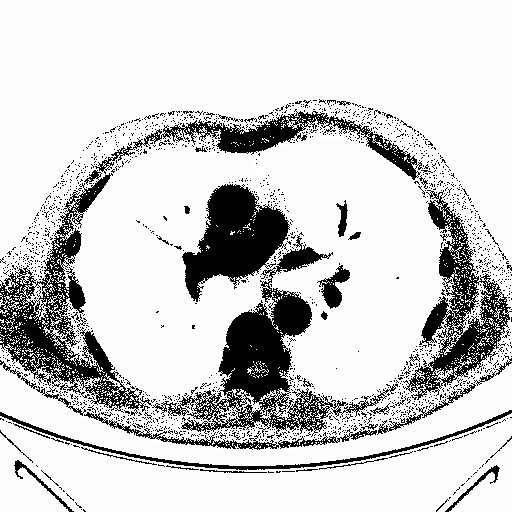
#> input picture Data_Analysis&ML/Find_Lung_CT/2d_images/ID_0000_Z_0142.tif, 512 x 512 px; its folder holds 4 pictures in this run
$ jupyter execute --allow-errors Find_Lung_CT_preprocess.ipynb
#> lines starting #> are read from the running program, lines starting #| are printed output that depends on the picture
[cell 1]
import matplotlib.pyplot as plt
import numpy as np
from sklearn.model_selection import train_test_split
from skimage.io import imread
from skimage.transform import pyramid_reduce, resize

import os, glob

[cell 2]
img_list = sorted(glob.glob('2d_images/*.tif'))
mask_list = sorted(glob.glob('2d_masks/*.tif'))

print(len(img_list), len(mask_list))

[cell 3]
IMG_SIZE = 256

x_data, y_data = np.empty((2, len(img_list), IMG_SIZE, IMG_SIZE, 1), dtype=np.float32)

for i, img_path in enumerate(img_list):
    img = imread(img_path)
#> img is the input picture: shape (512, 512) int16; min -932, max 1054, mean -466.2
    img = resize(img, output_shape=(IMG_SIZE, IMG_SIZE, 1), preserve_range=True)
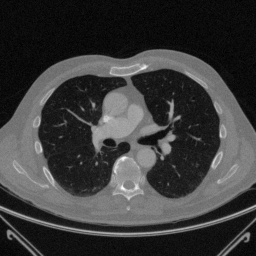
#> img: shape (256, 256, 1) float64; min -891.9, max 934.4, mean -466.2; drawn with min black and max white
    x_data[i] = img
#> pass 2 of the loop `for i, img_path in enumerate(img_list):`:
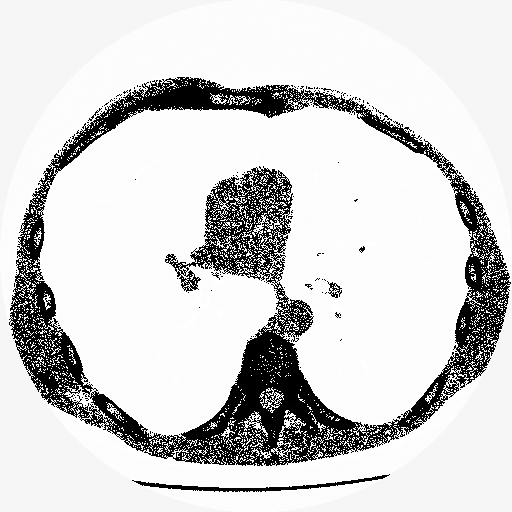
#> input picture Data_Analysis&ML/Find_Lung_CT/2d_images/ID_0001_Z_0146.tif, 512 x 512 px
#> img is the input picture: shape (512, 512) int16; min -2619, max 1047, mean -923.7
#> `img = resize(img, output_shape=(IMG_SIZE, IMG_SIZE, 1), preserve_range..`:
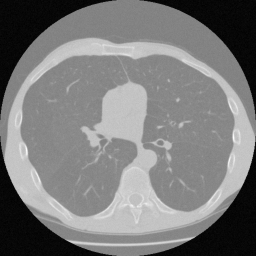
#> img: shape (256, 256, 1) float64; min -2564.7, max 835.9, mean -923.6; drawn with min black and max white
#> pass 3 of the loop `for i, img_path in enumerate(img_list):`:
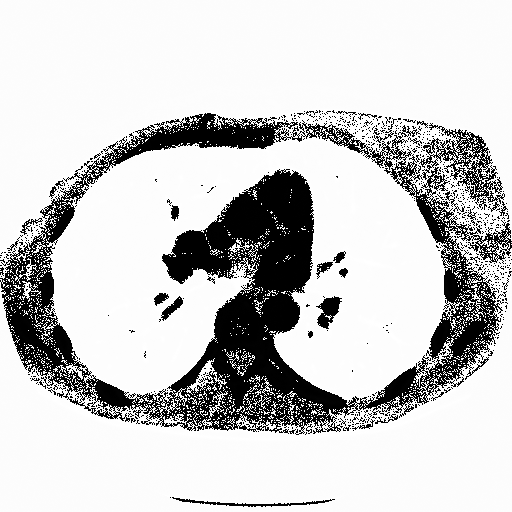
#> input picture Data_Analysis&ML/Find_Lung_CT/2d_images/ID_0002_Z_0162.tif, 512 x 512 px
#> img is the input picture: shape (512, 512) int16; min -932, max 1733, mean -495.7
#> `img = resize(img, output_shape=(IMG_SIZE, IMG_SIZE, 1), preserve_range..`:
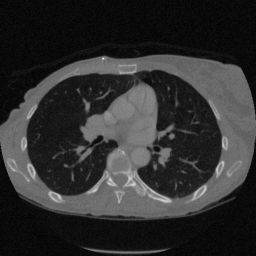
#> img: shape (256, 256, 1) float64; min -900.9, max 1248.6, mean -495.7; drawn with min black and max white
#> the loop made 4 passes; the first 3 are shown

for i, img_path in enumerate(mask_list):
    img = imread(img_path)
    img = resize(img, output_shape=(IMG_SIZE, IMG_SIZE, 1), preserve_range=True)
    y_data[i] = img

y_data /= 255.

fig, ax = plt.subplots(1, 2)
#> (the rest of this cell did not finish here and is left out)

[cell 4]
x_train, x_val, y_train, y_val = train_test_split(x_data, y_data, test_size=0.1)

np.save('dataset/x_train.npy', x_train)
np.save('dataset/y_train.npy', y_train)
np.save('dataset/x_val.npy', x_val)
np.save('dataset/y_val.npy', y_val)

print(x_train.shape, y_train.shape)
#| (3, 256, 256, 1) (3, 256, 256, 1)
print(x_val.shape, y_val.shape)
#| (1, 256, 256, 1) (1, 256, 256, 1)
